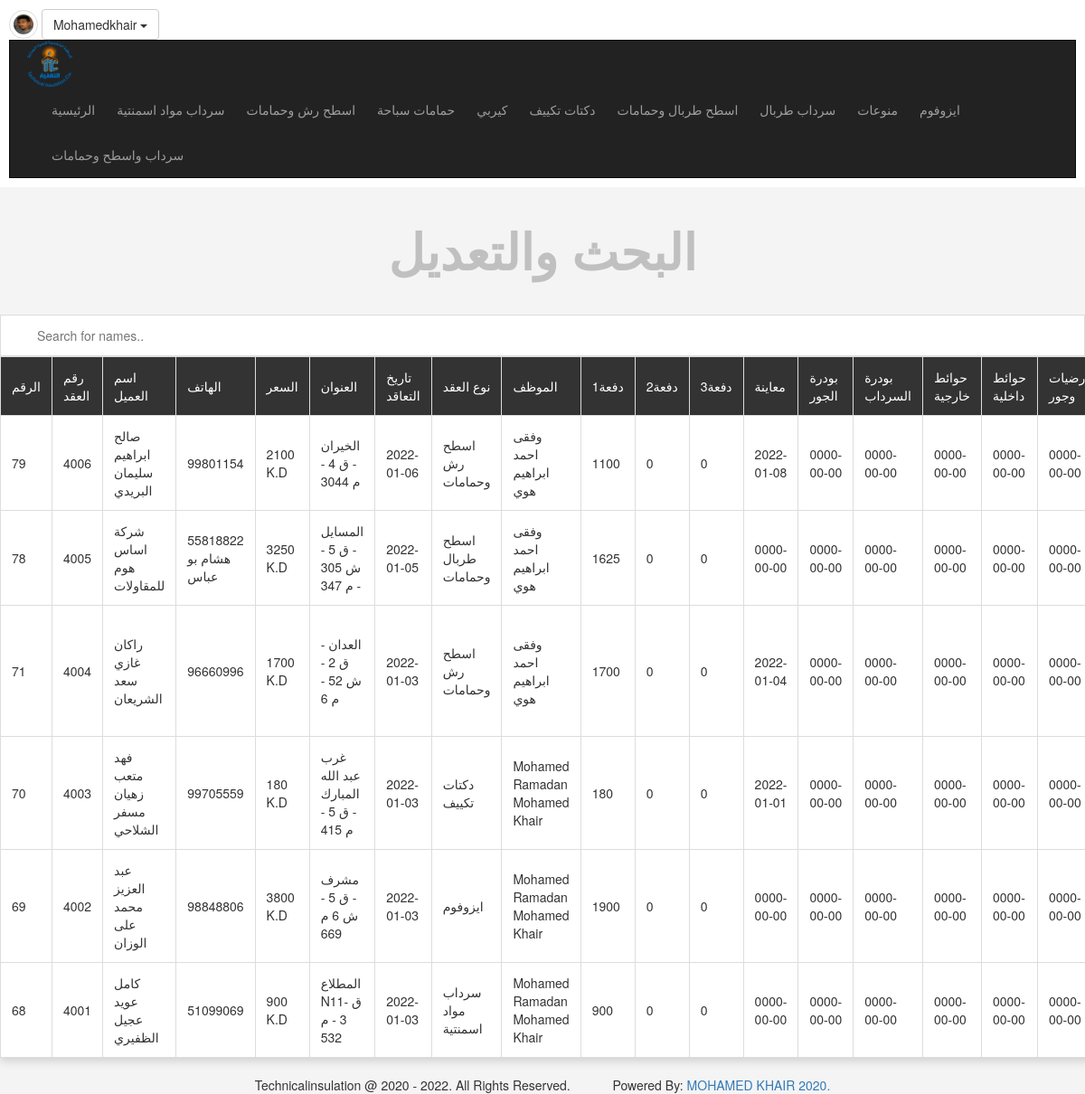
Page /edit.php (signed in) on the committed database.
### tables this page shows
CREATE TABLE `users` (
  `UserID` int(11) NOT NULL,
  `Username` varchar(255) NOT NULL,
  `Password` varchar(255) NOT NULL,
  `Email` varchar(255) NOT NULL,
  `FullName` varchar(255) NOT NULL,
  `GroupID` int(11) NOT NULL DEFAULT 0,
  `TrustStatus` int(11) NOT NULL DEFAULT 0,
  `RegStatus` int(11) NOT NULL DEFAULT 0,
  `Date` date NOT NULL,
  `avatar` varchar(255) NOT NULL,
  `Position` varchar(255) NOT NULL,
  `Salary` varchar(255) NOT NULL,
  `Phone` varchar(255) NOT NULL,
  `Notes` varchar(255) NOT NULL
);

CREATE TABLE `categories` (
  `ID` int(11) NOT NULL,
  `Name` varchar(255) NOT NULL,
  `Description` text NOT NULL,
  `Parent` int(11) NOT NULL,
  `Ordering` int(11) DEFAULT NULL,
  `Visibility` tinyint(4) NOT NULL DEFAULT 0,
  `Allow_Comment` tinyint(4) NOT NULL DEFAULT 0,
  `Allow_Ads` tinyint(4) NOT NULL DEFAULT 0
);

CREATE TABLE `items` (
  `Item_ID` int(11) NOT NULL,
  `Number` int(11) DEFAULT NULL,
  `Name` varchar(255) NOT NULL,
  `Description` text NOT NULL,
  `Price` varchar(255) NOT NULL,
  `Add_Date` date NOT NULL,
  `Country_Made` varchar(255) NOT NULL,
  `Image` varchar(255) NOT NULL,
  `Measure` varchar(255) NOT NULL,
  `Status` varchar(255) NOT NULL,
  `Rating` smallint(6) NOT NULL,
  `Approve` tinyint(4) NOT NULL DEFAULT 0,
  `Cat_ID` int(11) NOT NULL,
  `Member_ID` int(11) NOT NULL,
  `Tags` varchar(255) NOT NULL,
  `pay1` int(11) NOT NULL,
  `pay2` int(11) NOT NULL,
  `pay3` int(11) NOT NULL,
  `start` date NOT NULL,
  `pstage1` date NOT NULL,
  `pstage2` date NOT NULL,
  `pstage3` date NOT NULL,
  `pstage4` date NOT NULL,
  `pstage5` date NOT NULL,
  `plot1` date NOT NULL,
  `plot2` date NOT NULL,
  `plot3` date NOT NULL,
  `plot4` date NOT NULL,
  `plot5` date NOT NULL,
  `plot6` date NOT NULL,
  `plot7` date NOT NULL,
  `plot8` date NOT NULL,
  `plot9` date NOT NULL,
  `plot10` date NOT NULL,
  `plot11` date NOT NULL,
  `plot12` date NOT NULL,
  `plot13` date NOT NULL,
  `plot14` date NOT NULL,
  `plot15` date NOT NULL,
  `notes` varchar(255) NOT NULL
);

### init.php (called while the page is built, shortened)
<?php
include 'admin/connect.php';
$sessionUser = '';
if(isset($_SESSION['user']) ){
    $sessionUser = $_SESSION['user'];
}
$tpl = 'includes/templates/';
$func = 'includes/functions/';
$css = 'layout/css/';
include $func . 'functions.php';
include $tpl . 'header.php';

### includes/functions/functions.php (called while the page is built, shortened)
<?php
function getAllFrom2($field , $table , $orderField , $where = NULL, $and = NULL, $ordering ="DESC"){
    global $con;
    $getAll = $con->prepare ("SELECT $field FROM $table $where $and ORDER BY $orderField $ordering ");
    $getAll->execute();
    $all = $getAll->fetchAll();
    return $all;
}

### edit.php (the view, shortened to what this page needs)
<!DOCTYPE html>
<html>
<head>
</head>
<?php
if (isset($_SESSION['user'])) {
    include 'init.php';
    $do = isset($_GET['do'])? $_GET['do'] : 'manage';
if ($do == 'manage'){
   $stmt = $con->prepare ("SELECT items.*,categories.Name AS category_name,users.FullName FROM items
                          INNER JOIN categories ON categories.ID = items.Cat_ID
                          INNER JOIN users ON users.UserID = items.Member_ID ORDER BY Item_ID DESC ");
   $stmt->execute();
   $items = $stmt->fetchAll();
   if (! empty($items)){
   ?>
     <h1 class="text-center">  البحث والتعديل </h1>
         <div class="table-responsive">
            <input type="text" id="myInput" onkeyup="myFunction()" placeholder="Search for names.." title="Type in a name">
              <table id="myTable"  class="main-table text-center table table-bordered">
              <tr class="header">
              <td> الرقم </td>
              <td> رقم العقد </td>
              <td> اسم العميل </td>
              <td>  الهاتف </td>
              <td> السعر </td>
              <td> العنوان </td>
              <td> تاريخ التعاقد </td>
              <td>نوع العقد </td>
              <td> الموظف </td>
              <td> دفعة1 </td>
              <td> دفعة2  </td>
              <td> دفعة3  </td>
              <td>  معاينة </td>
              <td> بودرة الجور </td>
              <td> بودرة السرداب </td>
              <td>  حوائط خارجية </td>
              <td>حوائط داخلية  </td>
              <td> ارضيات وجور </td>
           </tr>
           <?php
           foreach($items as $item){
            echo"<tr>";
               echo"<td>" . $item['Item_ID'] ."</td>";
               echo"<td>" . $item['Number'] ."</td>";
               echo"<td>" . $item['Name'] ."</td>";
               echo"<td>" . $item['Description'] ."</td>";
               echo"<td>" . $item['Price'] .' K.D'."</td>";
               echo"<td>" . $item['Country_Made'] ."</td>";
               echo"<td>" . $item['Add_Date'] ."</td>";
               echo"<td>" . $item['category_name'] ."</td>";
               echo"<td>" . $item['FullName'] ."</td>";
                echo"<td>" . $item['pay1'] ."</td>";
                echo"<td>" . $item['pay2'] ."</td>";
                echo"<td>" . $item['pay3'] ."</td>";
                echo"<td>" . $item['start'] ."</td>";
                echo"<td>" . $item['pstage1'] ."</td>";
                echo"<td>" . $item['pstage2'] ."</td>";
                echo"<td>" . $item['pstage3'] ."</td>";
                echo"<td>" . $item['pstage4'] ."</td>";
                echo"<td>" . $item['pstage5'] ."</td>";
            echo"</tr>";
           }
           ?>
           </table>
         </div>
       <?php
      }
       ?>
 <?php
 }
    include $tpl .'footer.php';
}else{
   header('location:index.php');
   exit();
}
?>

### includes/templates/header.php (shortened to what this page needs)
<!DOCTYPE html>
<html lang="en">
<head>
    <link rel="stylesheet" href="<?php echo $css; ?>bootstrap.min.css"/>
    <link rel="stylesheet" href="<?php echo $css; ?>font-awesome.min.css"/>
    <link rel="stylesheet" href="<?php echo $css; ?>jquery-ui.css"/>
    <link rel="stylesheet" href="<?php echo $css; ?>jquery.selectBoxIt.css"/>
    <link rel="stylesheet" href="<?php echo $css; ?>front.css"/>
</head>
<body>
<div class="upper-bar">
        <?php
          $getUser = $con->prepare("SELECT * FROM users WHERE Username = ?");
          $getUser->execute(array($sessionUser));
          $info = $getUser->fetch();
        if(isset($_SESSION['user'])){?>
        <img class="my-image img-thumbnail img-circle" src="admin/uploads/avatars/<?php echo $info['avatar'] ?>" alt=" " />
        <div class="btn-group my-info">
            <span class="btn btn-default dropdown-toggle" data-toggle="dropdown">
                <?php echo $sessionUser?>
                <span class="caret"></span>
                </span>
        </div>
            <nav class="navbar navbar-inverse " >
        <div class="container">
            <div class="navbar-header">
            <a href="https://technicalinsulation.000webhostapp.com/" target="_blank"><img style="width: 50px;" src="admin/uploads/avatars/logo.png" alt="logo"></a>
            </div>
            <div class="collapse navbar-collapse" id="app-nav">
                <ul class="nav navbar-nav navbar-right">
                <li> <a href="index.php">الرئيسية</a></li>
                    <?php
                    $allCats = getAllFrom2("*" , "categories" ,"ID", "where parent = 0", "", "ASC");
                    foreach ($allCats as $cat){
                        echo '<li> <a href="categories.php?pageid=' . $cat['ID'] .'">' . $cat['Name'] . '</a></li>';
                    }
                    ?>
                </ul>
            </div>
        </div>
        </nav>
        <?php
        }else{
        ?>
        <a href="login.php">
            <span class="pull-right">دخول/تسجيل</span>
        </a>
        <?php } ?>
</div>

### layout/css/front.css (style rules this page uses)
body { background-color: #F4F4F4; text-transform: capitalize; }
h1 { font-size: 55px; margin: 40px 0; font-weight: bold; color: #c0c0c0; }
.navbar { border-radius: 0; margin-bottom: 0; }
.nav > li >a, .navbar-brand { padding: 15px 12px; }
.upper-bar { padding: 10px; background-color: #FFF; }
.my-image { width: 32px; height: 32px; }
.main-table { -webkit-box-shadow: 0 3px 10px #ccc; -moz-box-shadow: 0 3px 10px #ccc; box-shadow: 0 3px 10px #ccc; }
.main-table td { background-color: #FFF; vertical-align: middle !important; }
.main-table tr:first-child td { background-color: #333; color: #FFF; }

### edit.php (style rules this page uses)
#myInput { background-position: 10px 10px; background-repeat: no-repeat; width: 100%; padding: 12px 20px 12px 40px; border: 1px solid #ddd; }
#myTable { border-collapse: collapse; width: 100%; border: 1px solid #ddd; }
#myTable th, #myTable td { text-align: left; padding: 12px; }
#myTable tr { border-bottom: 1px solid #ddd; }
#myTable tr.header, #myTable tr:hover { background-color: #f1f1f1; }

### rows in the picture
users: avatar (picture)
categories: Name "سرداب مواد اسمنتية"
categories: Name "اسطح رش وحمامات"
categories: Name "حمامات سباحة"
categories: Name "كيربي"
categories: Name "دكتات تكييف"
categories: Name "اسطح طربال وحمامات"
categories: Name "سرداب طربال"
categories: Name "منوعات"
categories: Name "ايزوفوم"
categories: Name "سرداب واسطح وحمامات"
items: Item_ID "79", Number "4006", Name "صالح ابراهيم سليمان البريدي", Description "99801154", Price "2100", Country_Made "الخيران - ق 4 - م 3044", Add_Date "2022-01-06", Cat_ID.Name "اسطح رش وحمامات", Member_ID.FullName "وفقى احمد ابراهيم هوي", pay1 "1100", pay2 "0", pay3 "0", start "2022-01-08", pstage1 "0000-00-00", pstage2 "0000-00-00", pstage3 "0000-00-00", pstage4 "0000-00-00", pstage5 "0000-00-00"
items: Item_ID "78", Number "4005", Name "شركة اساس هوم للمقاولات", Description "55818822 هشام بو عباس", Price "3250", Country_Made "المسايل - ق 5 - ش 305 - م 347", Add_Date "2022-01-05", Cat_ID.Name "اسطح طربال وحمامات", Member_ID.FullName "وفقى احمد ابراهيم هوي", pay1 "1625", pay2 "0", pay3 "0", start "0000-00-00", pstage1 "0000-00-00", pstage2 "0000-00-00", pstage3 "0000-00-00", pstage4 "0000-00-00", pstage5 "0000-00-00"
items: Item_ID "71", Number "4004", Name "راكان غازي سعد الشريعان", Description "96660996", Price "1700", Country_Made "العدان - ق 2 - ش 52 - م 6", Add_Date "2022-01-03", Cat_ID.Name "اسطح رش وحمامات", Member_ID.FullName "وفقى احمد ابراهيم هوي", pay1 "1700", pay2 "0", pay3 "0", start "2022-01-04", pstage1 "0000-00-00", pstage2 "0000-00-00", pstage3 "0000-00-00", pstage4 "0000-00-00", pstage5 "0000-00-00"
items: Item_ID "70", Number "4003", Name "فهد متعب زهيان مسفر الشلاحي", Description "99705559", Price "180", Country_Made "غرب عبد الله المبارك - ق 5 - م 415", Add_Date "2022-01-03", Cat_ID.Name "دكتات تكييف", Member_ID.FullName "Mohamed Ramadan Mohamed Khair", pay1 "180", pay2 "0", pay3 "0", start "2022-01-01", pstage1 "0000-00-00", pstage2 "0000-00-00", pstage3 "0000-00-00", pstage4 "0000-00-00", pstage5 "0000-00-00"
items: Item_ID "69", Number "4002", Name "عبد العزيز محمد على الوزان", Description "98848806", Price "3800", Country_Made "مشرف - ق 5 - ش 6 م 669", Add_Date "2022-01-03", Cat_ID.Name "ايزوفوم", Member_ID.FullName "Mohamed Ramadan Mohamed Khair", pay1 "1900", pay2 "0", pay3 "0", start "0000-00-00", pstage1 "0000-00-00", pstage2 "0000-00-00", pstage3 "0000-00-00", pstage4 "0000-00-00", pstage5 "0000-00-00"
items: Item_ID "68", Number "4001", Name "كامل عويد عجيل الظفيري", Description "51099069", Price "900", Country_Made "المطلاع N11- ق 3 - م 532", Add_Date "2022-01-03", Cat_ID.Name "سرداب مواد اسمنتية", Member_ID.FullName "Mohamed Ramadan Mohamed Khair", pay1 "900", pay2 "0", pay3 "0", start "0000-00-00", pstage1 "0000-00-00", pstage2 "0000-00-00", pstage3 "0000-00-00", pstage4 "0000-00-00", pstage5 "0000-00-00"

### other values in the picture
$sessionUser "Mohamedkhair"
